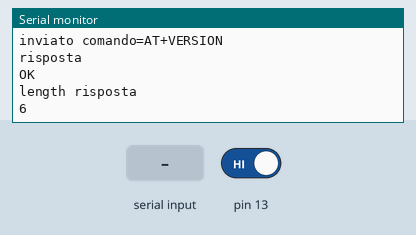
This sketch was run on a simulated Arduino Uno, built with avr-gcc and run on an emulated ATmega328P. Parts: the last lines printed to the serial monitor. Inputs (shaded band) come from the test bench; at power-on: pin 13 HIGH. The modem accepts every AT command (registered, SIM ready, sends succeed) and sends nothing else.

Above: at 1.4 s.
1.5 s: pin 13 driven LOW
At 2.0 s:
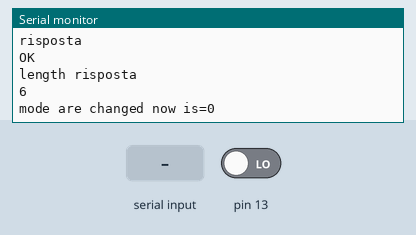
3.0 s: "1" received over Serial
At 3.12 s:
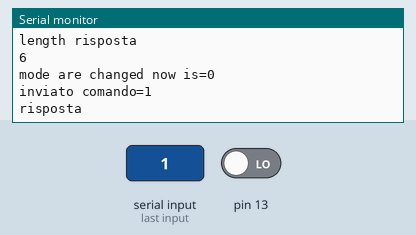
4.5 s: "1" received over the second serial link
At 5.2 s:
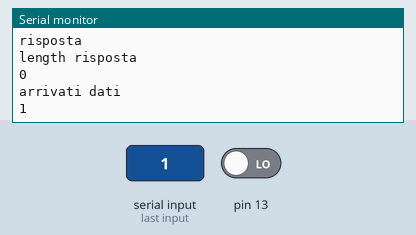
6.0 s: "0" received over Serial
At 7.2 s:
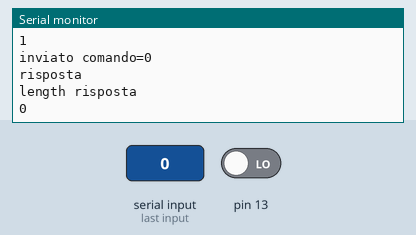
7.5 s: "2" received over the second serial link
At 8.7 s:
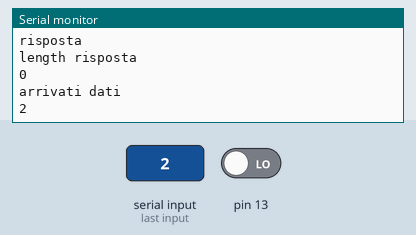
9.0 s: pin 13 driven HIGH
At 10.2 s:
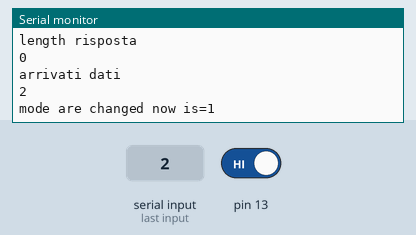
Timing chart, 0 to 11.5 s (numbered marks = the images above; inputs shaded):
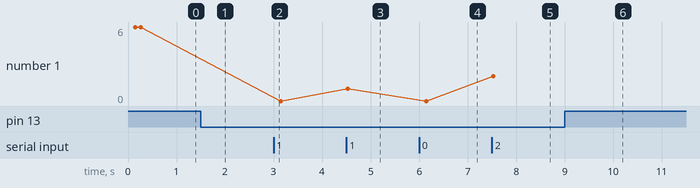

Measured:
- after the input at 1.5 s, the serial monitor: prints a new line at once (image 1)
- after the input at 3.0 s, the serial monitor: prints a new line at once (image 2)
- after the input at 4.5 s, the serial monitor: prints a new line at once (image 3)
- after the input at 6.0 s, the serial monitor: prints a new line at once (image 4)
- after the input at 7.5 s, the serial monitor: prints a new line at once (image 5)
- after the input at 9.0 s, the serial monitor: prints a new line at once (image 6)
- plotted number 1: 0 → 2 after the input at 7.5 s

The sketch:

BLE_TEST.ino
```cpp
#include <SoftwareSerial.h>
SoftwareSerial bt(2,3); // RX, TX sul modulo !!

//SoftwareSerial bt(RX,TX); // RX, TX

//

String command = "";
int mode=0;
void inviaComando( String comando)
{
    Serial.print( "inviato comando=");
    Serial.println( comando );

    bt.println( comando );

    delay(100);

    String risposta="";
    while (bt.available())
    {
      risposta+= (char) bt.read();
    }
    Serial.println("risposta ");
    Serial.println(risposta);
    Serial.println("length risposta");
    Serial.println(risposta.length());

}

void setup() {
  // Open serial communications:
  Serial.begin(9600);
  Serial.println("Type AT commands!");
  bt.begin(9600);

  inviaComando( "AT+VERSION" );
  String prova="AT+VERSION";
  inviaComando( prova );

  pinMode(13, INPUT);

  mode= digitalRead(13);

}

void loop() {

  String comando="";
  bool inseritoComando=false;

  while (Serial.available() )
  {   comando+= (char) Serial.read();
      inseritoComando= true;
      delay(10);
  }

  if (inseritoComando )
  {   comando= comando.substring (0,comando.length()-2);
      inseritoComando=false;
      inviaComando( comando );

  }

  bool inseritoDati=false;
  String dati="";
  while (bt.available() )
  {   dati+= (char) bt.read();
      inseritoDati= true;
      delay(10);
  }
  if (inseritoDati )
  {
      Serial.println("arrivati dati");
      Serial.println(dati);
      inseritoDati=false;

  }


  int val13=digitalRead(13);
  if ( mode!= val13)
  {   mode=val13;
      Serial.print("mode are changed now is=");
      Serial.println (mode);
  }


}
```
